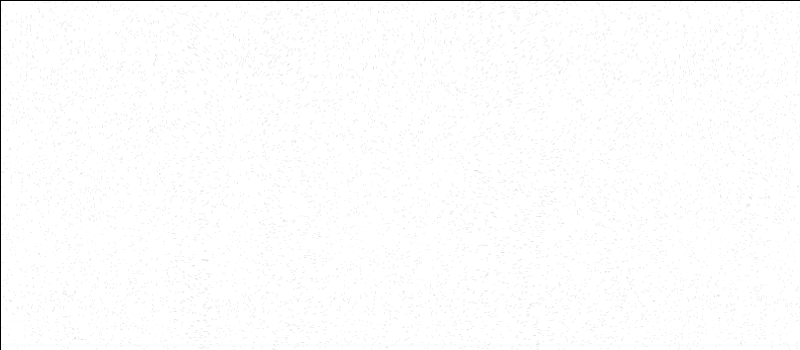
Frame 1 (no input)
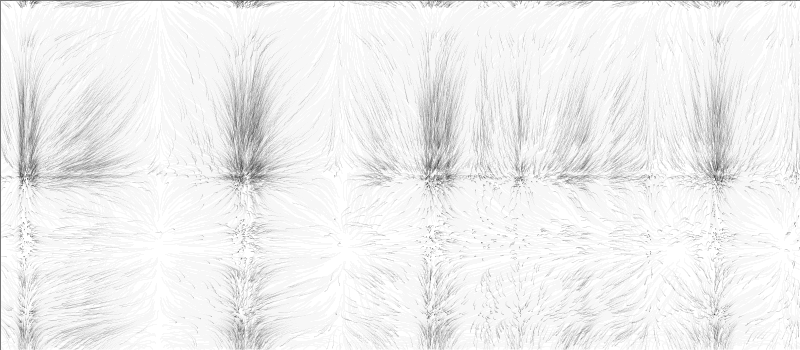
Frame 60 (the mouse pressed at the canvas centre just before this capture)
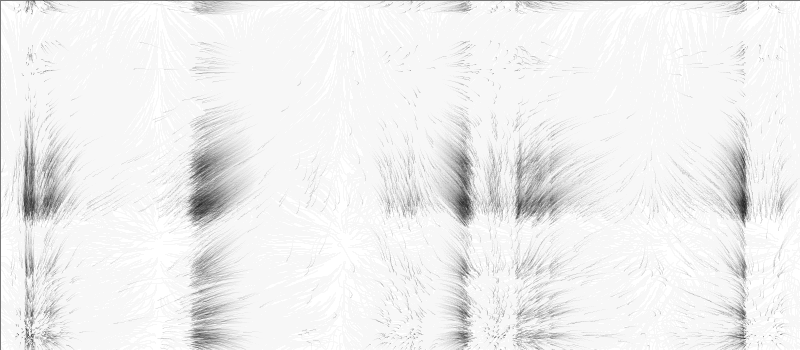
Frame 120 (the mouse held since frame 60 and released just before this capture)

The Processing sketch that drew these frames (run headless with seeded random() and noise(); from frame 60 on, the mouse is pressed at the canvas centre):

// Processing sketch: fluid
// ── fluid.pde


ArrayList painters;
int NUM = 10000;


void setup(){

  size(800,350);


  painters = new ArrayList();

  for(int i = 0 ; i < NUM;i++){
    painters.add(new Painter(random(width),random(height)));
  }
  background(255);

}





void draw(){

  fill(255,15);
  rect(0,0,width,height);

  for(Object o: painters){
    Painter p = (Painter)o;
    p.draw();

  }






}


class Painter{
  PVector pos;
  PVector dir;

  Painter(float _x,float _y){
    pos = new PVector(_x,_y);
    dir = new PVector(noise(_x,0)-0.5,noise(0,_y)-0.5);
  }


  void draw(){
    PVector expos = new PVector(pos.x,pos.y);

    dir = new PVector(noise((pos.x)/100.0,0,frameCount/100.0)-0.5,noise(0,(pos.y)/100.0,frameCount/100.0)-0.5);
    dir.mult(noise(0,0,frameCount/100.0)*10.0);

    Painter ran = (Painter)painters.get((int)random(painters.size()));
    float d = dist(ran.pos.x,ran.pos.y,pos.x,pos.y);
    PVector repulsion = new PVector(pos.x-ran.pos.x,pos.y-ran.pos.y);
    repulsion.normalize();
    repulsion.mult(10.0/(d+1.0));
    
    pos.add(dir);
    pos.add(repulsion);

    border();

    stroke(0,15);
    if(dist(pos.x,pos.y,expos.x,expos.y)<height-2)
    line(pos.x,pos.y,expos.x,expos.y);
  }

  void border(){
    
    if(pos.x>width)pos.x=0;
    if(pos.y>height)pos.y=0;
    if(pos.x<0)pos.x=width;
    if(pos.y<0)pos.y=height;

  }




}
